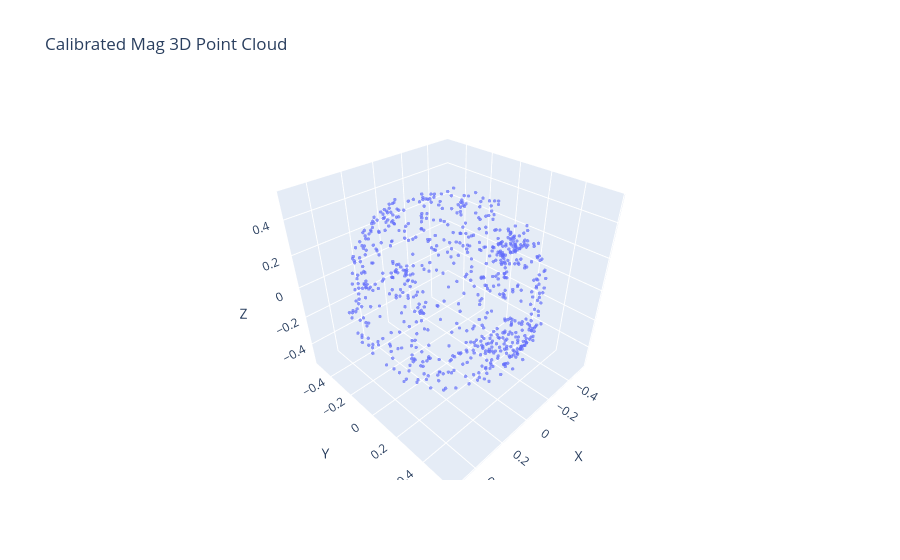

Notebook code for this chart:
### Code cell
fig = go.Figure(
    data=[
        go.Scatter3d(
            x=cx,
            y=cy,
            z=cz,
            mode='markers',
            marker=dict(size=2, opacity=0.7)
        )
    ]
)

fig.update_layout(
    title='Calibrated Mag 3D Point Cloud',
    scene=dict(
        xaxis_title='X',
        yaxis_title='Y',
        zaxis_title='Z',
        aspectmode='data'
    )
)

fig.show()

### Figure 1 — Plotly figure (JSON) as saved in the notebook; plotly's stock layout.template omitted (floating-point values rounded to 4 significant figures; data arrays with more than 128 entries replaced by an {"elided": "..."} marker saying what was removed)
{"data": [{"marker": {"opacity": 0.7, "size": 2}, "mode": "markers", "x": {"elided": "709 float values"}, "y": {"elided": "709 float values"}, "z": {"elided": "709 float values"}, "type": "scatter3d"}], "layout": {"scene": {"xaxis": {"title": {"text": "X"}}, "yaxis": {"title": {"text": "Y"}}, "zaxis": {"title": {"text": "Z"}}, "aspectmode": "data"}, "title": {"text": "Calibrated Mag 3D Point Cloud"}}}
